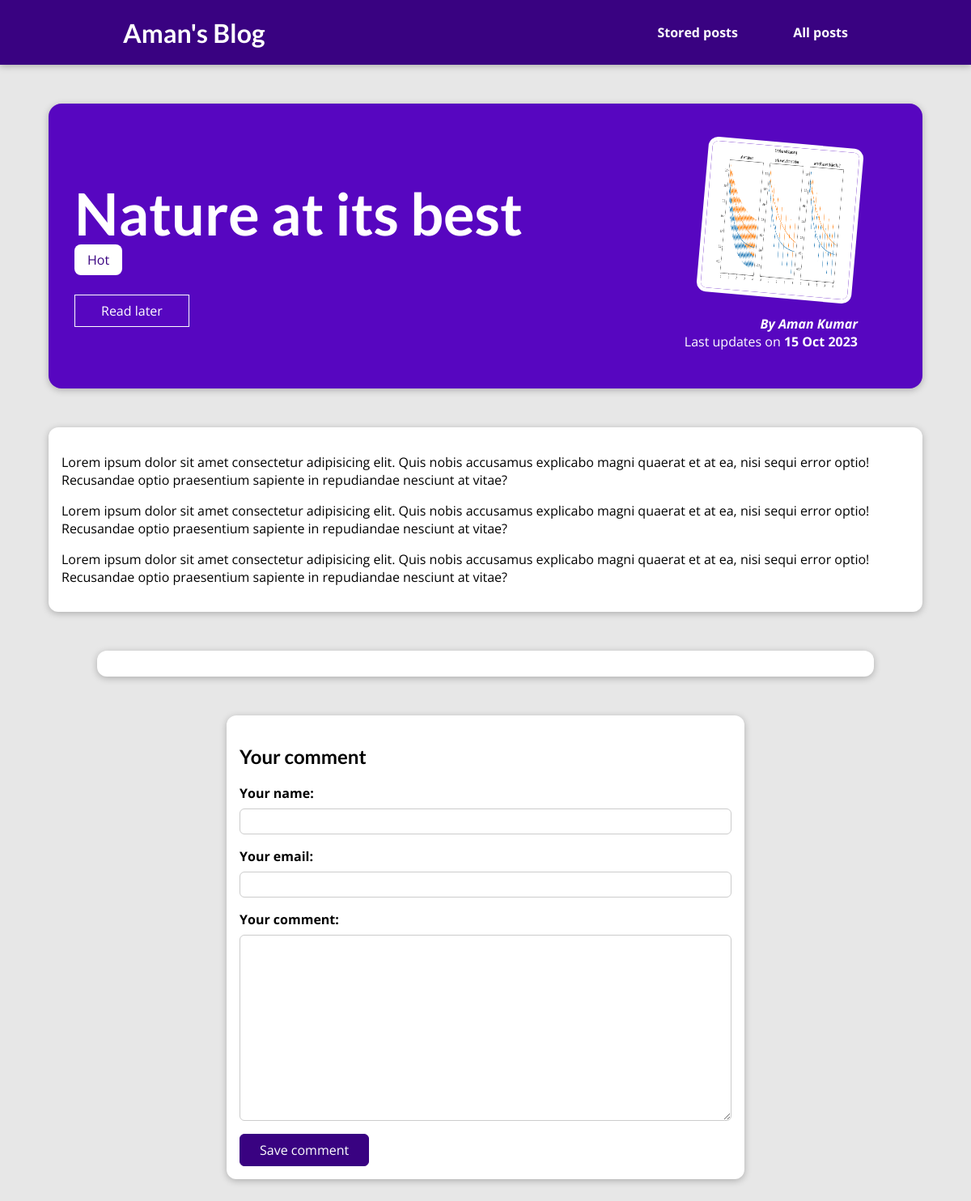
The page /posts/nature-at-its-best on the database its author committed.
### blog/models.py (models this page shows, shortened)
class Post(models.Model):
    title = models.CharField(max_length=150)
    excerpt = models.CharField(max_length=200)
    image = models.ImageField(upload_to="image", null=True)
    date = models.DateField(auto_now=True)
    slug = models.SlugField(unique=True, db_index=True)
    content = models.TextField(validators=[MinLengthValidator(10)])
    author = models.ForeignKey(
        Author, on_delete=models.SET_NULL, null=True, related_name="posts")
    tags = models.ManyToManyField(Tag)

class Tag(models.Model):
    caption = models.CharField(max_length=20)

class Author(models.Model):
    first_name = models.CharField(max_length=100)
    last_name = models.CharField(max_length=100)
    email_address = models.EmailField()
    def full_name(self):
        return f"{self.first_name} {self.last_name}"
    def __str__(self):
        return self.full_name()

### blog/views.py (the view, shortened to what this page needs)
# urls.py: path("posts/<slug:slug>", views.PostDetailView.as_view(),
class PostDetailView(View):
    def get(self, request, slug):
        post = Post.objects.get(slug=slug)
        stored_posts = request.session.get("stored_posts")
        is_saved_for_later = False
        if stored_posts is not None:
            is_saved_for_later = post.id in stored_posts
        context = {
            "post": post,
            "tags": post.tags.all(),
            "comment_form": CommentForm(),
            "comments": post.comments.all(),
            "saved_for_later": is_saved_for_later
        }
        return render(request, "blog/post-detail.html", context)

### blog/forms.py
class CommentForm(forms.ModelForm):
    class Meta:
        model = Comment
        exclude = ["post"]
        labels = {
            "user_name": "Your name",
            "user_email": "Your email",
            "text": "Your comment"
        }

### blog/templates/blog/post-detail.html (shortened to what this page needs)
{% extends "base.html" %}
{% load static %}
{% block css_files %}
<link rel="stylesheet" href="{% static "blog/post.css" %}">
<link rel="stylesheet" href="{% static "blog/all-posts.css" %}">
<link rel="stylesheet" href="{% static "blog/post-detail.css" %}">
{% endblock css_files %}
{% block content %}
<section id="summary">
    <h2>{{ post.title }}</h2>
    <div>
        {% for tag in tags %}
            <span class="tag">{{ tag.caption }}</span>
        {% endfor %}
    </div>
    <div id="read-later">
        <form action="{% url "read-later" %}" method="post">
            <button>
                {% if saved_for_later %}
                    Remove from read later
                {% else %}
                    Read later
                {% endif %}
            </button>
        </form>
    </div>
    <article>
        <img src="{{ post.image.url }}" alt="post image">
        <address>By <a href="mailto:{{post.author.email_address}}">{{ post.author|title }}</a></address>
        <div>
            Last updates on <time>{{ post.date|date:"d M Y" }}</time>
        </div>
    </article>
</section>
<main>
    <p>{{ post.content|linebreaks }}</p>
</main>
<section id="comments">
</section>
<section id = "comment-form">
    <h2>Your comment</h2>
    <form action = "{% url "post-detail-page" post.slug %}" method="post">
        {% for form_field in comment_form %}
        <div class="form-control {% if form_field.errors %}invalid{% endif %}">
            {{ form_field.label_tag }}
            {{ form_field }}
        </div>
        {% endfor %}
        <button> Save comment </button>
    </form>
</section>
{% endblock content %}

### static/app.css (style rules this page uses)
* { box-sizing: border-box; }
html { font-family: 'Open Sans', 'Lato', sans-serif; }
body { margin: 0; }
h1, h2, h3 { font-family: 'Lato', sans-serif; font-weight: bold; }

### blog/static/blog/all-posts.css (style rules this page uses)
body { background-color: #e7e7e7; }

### blog/static/blog/post-detail.css (style rules this page uses)
body { background-color: #e7e7e7; }
#summary { margin: 8rem auto 3rem auto; padding: 2rem; width: 90%; max-width: 90rem; border-radius: 16px; background-color: #5706c0; position: relative; box-shadow: 0 2px 8px rgba(0, 0, 0, 0.25); height: 22rem; }
#summary h2 { color: white; font-size: 4.5rem; margin-bottom: 0.25rem; }
#summary article { position: absolute; top: 2rem; right: 3rem; padding: 1rem 2rem; border-radius: 12px; text-align: right; color: white; }
#summary article img { width: 12rem; height: 12rem; border-radius: 12px; transform: rotateZ(5deg); border: 5px solid white; margin-bottom: 1rem; }
#summary address { font-weight: bold; }
#summary a { color: white; text-decoration: none; }
#summary time { font-weight: bold; }
#read-later { margin: 2rem 0; }
#read-later button { background-color: transparent; border: 1px solid white; padding: 0.5rem 2rem; font: inherit; color: white; cursor: pointer; }
main { width: 90%; max-width: 90rem; margin: 3rem auto; background-color: white; padding: 1rem; border-radius: 12px; box-shadow: 0 2px 8px rgba(0, 0, 0, 0.25); }
.tag { background-color: white; color: #390281; padding: 0.5rem 1rem; border-radius: 8px; }
#comment-form { margin: 3rem auto; width: 90%; max-width: 40rem; border-radius: 12px; background-color: white; box-shadow: 0 2px 8px rgba(0, 0, 0, 0.25); padding: 1rem; }
#comment-form button { font: inherit; background-color: #390281; color: white; border: 1px solid #390281; padding: 0.5rem 1.5rem; border-radius: 6px; cursor: pointer; }
.form-control { margin-bottom: 1rem; }
.form-control label { font-weight: bold; margin-bottom: 0.5rem; display: block; }
.form-control input, .form-control textarea { display: block; width: 100%; font: inherit; padding: 0.25rem; border-radius: 6px; border: 1px solid #ccc; }
#comments { margin: 3rem auto; width: 90%; max-width: 60rem; border-radius: 12px; background-color: white; box-shadow: 0 2px 8px rgba(0, 0, 0, 0.25); padding: 1rem 2rem; }

### rows shown on the page
Post: title "Nature at its best", image (picture), author "Aman Kumar", date "15 Oct 2023", content "Lorem ipsum dolor sit amet consectetur adipisicing elit. Quis nobis accusamus explicabo magni quaerat et at ea, nisi sequi error optio! Recusandae optio praesentium sapiente in repudiandae nesciunt at vitae? Lorem ipsum dolor sit amet consectetur adipisicing elit. Quis nobis accusamus explicabo magni quaerat et at ea, nisi sequi error optio! Recusandae optio praesentium sapiente in repudiandae nesciunt at vitae? Lorem ipsum dolor sit amet consectetur adipisicing elit. Quis nobis accusamus explicabo magni quaerat et at ea, nisi sequi error optio! Recusandae optio praesentium sapiente in repudiandae nesciunt at vitae?"
Tag: caption "Hot"
